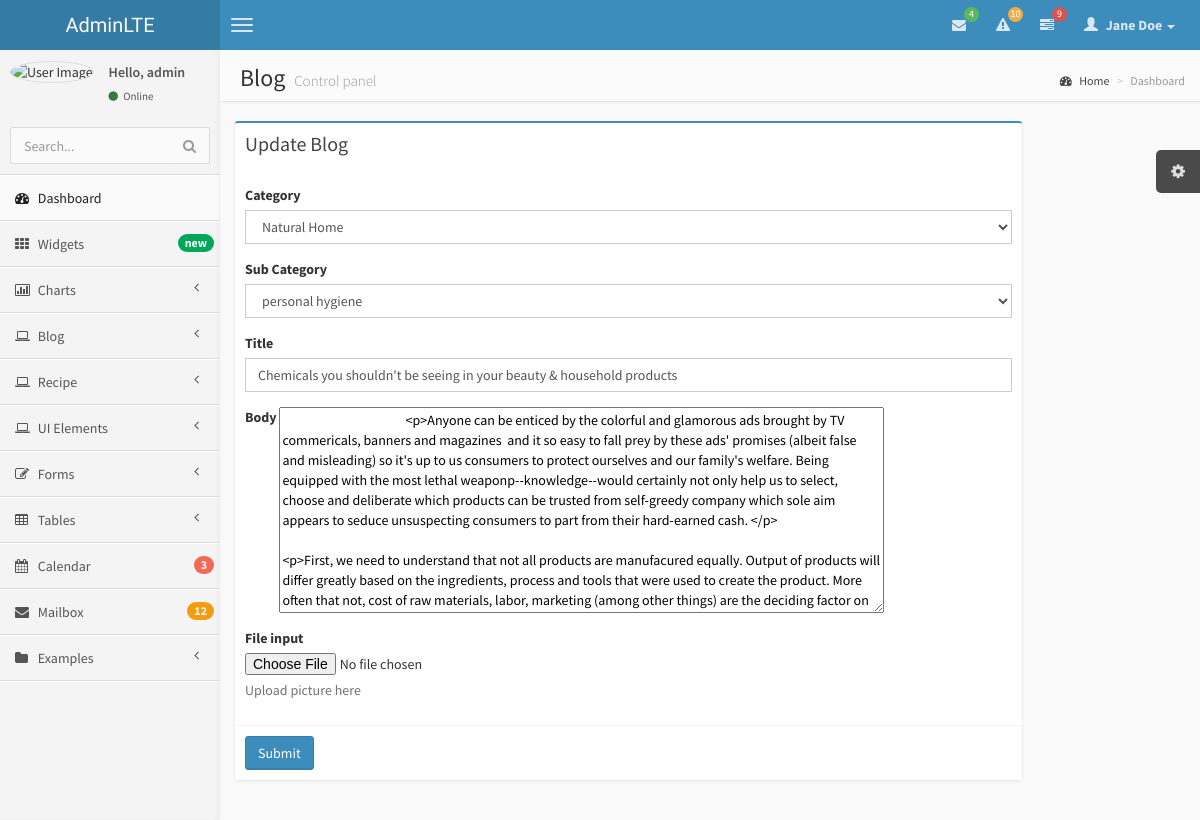
Page /admin/blogs/edit.php?id=4 (signed in) on the earlier database version.
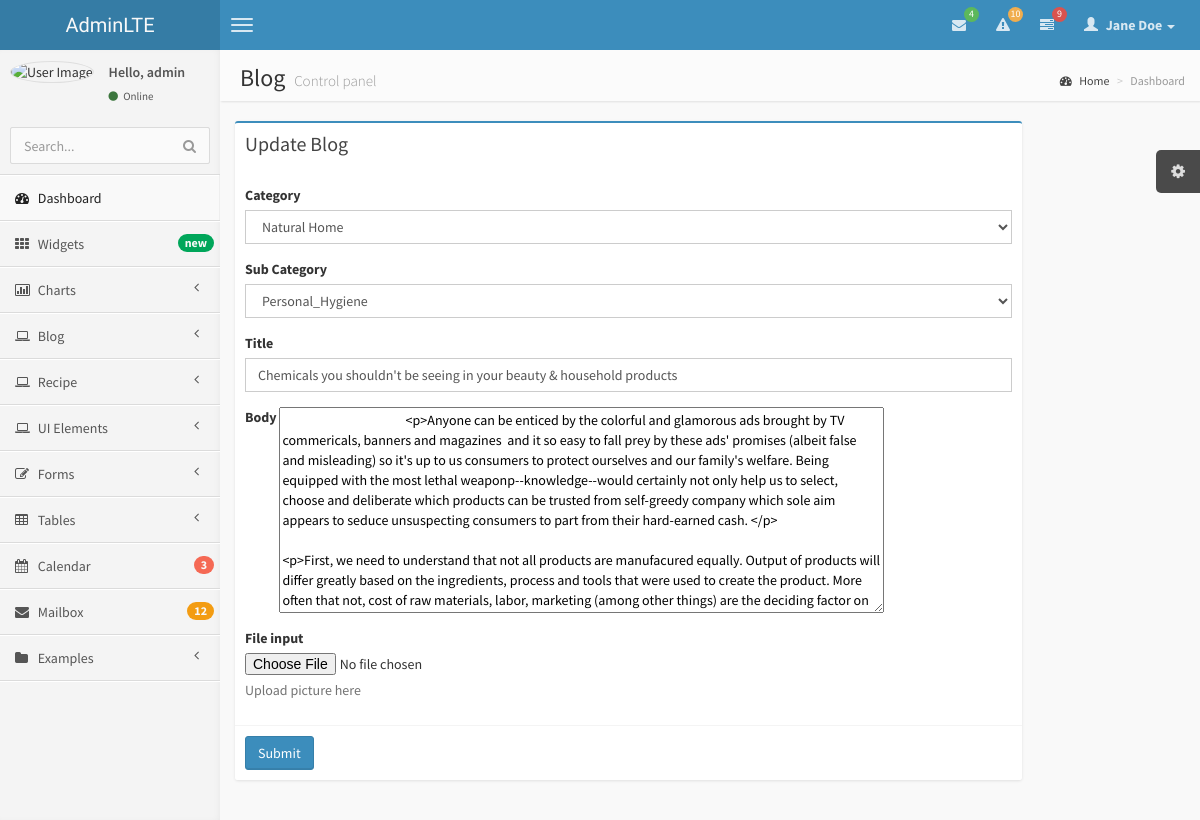
Same page on the later database version.
### tables this page shows
CREATE TABLE IF NOT EXISTS `blogs` (
  `blog_id` int(11) NOT NULL AUTO_INCREMENT,
  `admin_id` int(11) NOT NULL,
  `title` varchar(128) NOT NULL,
  `body` text NOT NULL,
  `photo` varchar(128) NOT NULL,
  `thumbnail` varchar(128) NOT NULL,
  `views` int(11) NOT NULL,
  `category` varchar(128) NOT NULL,
  `sub_category` varchar(128) NOT NULL,
  `tags` int(11) NOT NULL,
  `status` int(11) NOT NULL DEFAULT '1',
  `created` timestamp NOT NULL DEFAULT CURRENT_TIMESTAMP ON UPDATE CURRENT_TIMESTAMP,
  PRIMARY KEY (`blog_id`)
);

### admin/class/class_blog.php (called while the page is built, shortened)
<?php
Class Blog{
    public function blogView($id){
        $search = mysql_query("SELECT * FROM blogs WHERE blog_id='$id'");
        while($row = mysql_fetch_array($search)){
            $this->title = $row['title'];
            $this->body = $row['body'];
            $this->category = $row['category'];
            $this->sub_category = $row['sub_category'];
        }
    }
}

### admin/blogs/edit.php (the view, shortened to what the changed rows need)
<?php
include_once '../class/class_blog.php';
$blog = new Blog();
$id=$_GET['id'];
$blog->blogView($id);
?>
<!DOCTYPE html>
<html>
    <head>
        <link href="../css/bootstrap.min.css" rel="stylesheet" type="text/css" />
        <link href="../css/font-awesome.min.css" rel="stylesheet" type="text/css" />
        <link href="../css/ionicons.min.css" rel="stylesheet" type="text/css" />
        <link href="../css/AdminLTE.css" rel="stylesheet" type="text/css" />
        <link href="../css/bootstrap-wysihtml5/bootstrap3-wysihtml5.min.css" rel="stylesheet" type="text/css" />
    </head>
    <body class="skin-blue">
        <div class="wrapper row-offcanvas row-offcanvas-left">
            <aside class="right-side">
                <section class="content-header">
                    <h1>
                        Blog
                        <small>Control panel</small>
                    </h1>
                </section>
                <section class="content">
                    <div class="row">
                        <div class="col-lg-10 col-xs-6">
                            <div class="box box-primary">
                                <form role="form" action="edit.php" method="post" enctype="multipart/form-data">
                                    <div class="box-body">
                                        <div class="form-group">
                                            <label>Category</label>
                                            <select class="form-control" name="category">
                                                <option value="<?php echo $blog->category ?>"><?php echo $blog->category ?></option>
                                            </select>
                                        </div>
                                        <div class="form-group">
                                            <label>Sub Category</label>
                                            <select class="form-control" name="sub_category">
                                                <option value="<?php echo $blog->sub_category ?>"><?php echo $blog->sub_category ?></option>
                                            </select>
                                        </div>
                                        <div class="form-group">
                                            <label for="exampleInputEmail1">Title</label>
                                            <input type="text" class="form-control" id="exampleInputEmail1" placeholder="Enter title" name="title" value="<?php echo $blog->title ?>">
                                        </div>
                                        <div class="form-group">
                                            <label>Body</label>
                                            <textarea id="editor1" rows="10" cols="80" name="body">
                                            <?php echo $blog->body ?>
                                            </textarea>
                                        </div>
                                    </div>
                                </form>
                            </div>
                        </div>
                    </div>
                </section>
            </aside>
        </div>
    </body>
</html>

Differences in the rows shown:
changed blogs "Natural Home": sub_category "personal hygiene" → "Personal_Hygiene"
